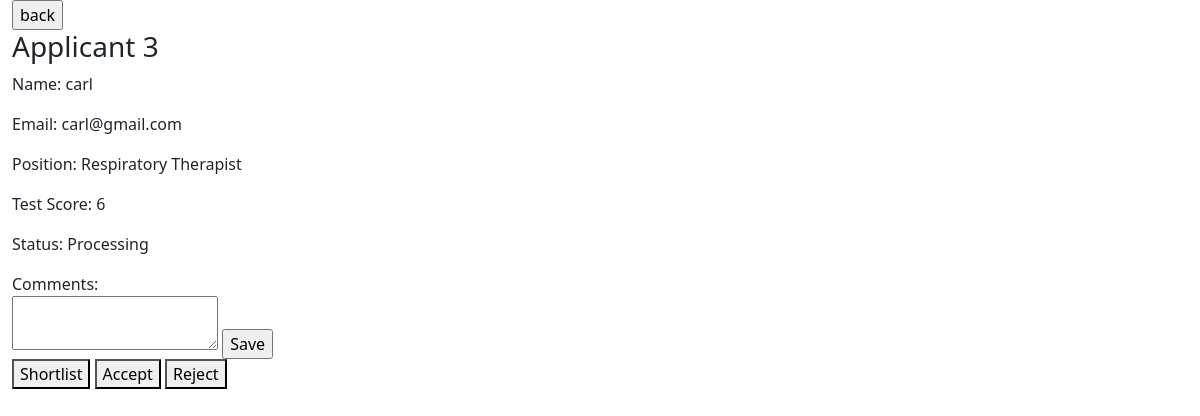
/id3, run on the app's committed database.
### models.py (models this page shows)
class Applicants(db.Model):
    id = db.Column(db.Integer, primary_key=True)    #unique ID
    name = db.Column(db.String(100), nullable=False)
    email = db.Column(db.String(100), nullable=False)
    job = db.Column(db.String(100), nullable=False)
    score = db.Column(db.Integer)
    status = db.Column(db.String)
    comments = db.Column(db.String)

### app.py (the view, shortened to what this page needs)
@app.route("/id<int:appid>", methods=["GET", "POST"])
def applicant(appid):
    applicant = Applicants.query.filter_by(id=appid).first()
    if appid == applicant.id:
        return render_template("applicant.html", applicant=applicant)
    else:
        return "invalid id"

### templates/applicant.html (shortened to what this page needs)
{% extends "base.html" %}
{% block body %}
    <form action="/applicants" method="get">
        <input type="submit" value="back">
    </form>
    <h3>Applicant {{ applicant.id }}</h3>
    <p>Name: {{ applicant.name }}</p>
    <p>Email: {{ applicant.email }}</p>
    <p>Position: {{ applicant.job }}</p>
    <p>Test Score: {{ applicant.score }}</p>
    <p>Status: {{ applicant.status }}</p>
    Comments:
    <form method="post">
        <textarea name="comments">{{ applicant.comments }}</textarea>
        <input type="submit" value="Save">
        <p>
            <button type="submit" name="status" value="Shortlisted">Shortlist</button>
            <button type="submit" name="status" value="Accepted">Accept</button>
            <button type="submit" name="status" value="Rejected">Reject</button>
        </p>
    </form>
{% endblock %}

### data on the page
Applicants: id "3", name "carl", email "carl@gmail.com", job "Respiratory Therapist", score "6", status "Processing"
